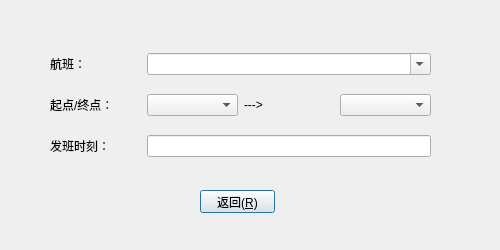
<?xml version="1.0" encoding="UTF-8"?>
<ui version="4.0">
 <class>airLifeDialog::AirLifeInfoDialog</class>
 <widget class="QDialog" name="airLifeDialog::AirLifeInfoDialog">
  <property name="enabled">
   <bool>true</bool>
  </property>
  <property name="geometry">
   <rect>
    <x>0</x>
    <y>0</y>
    <width>500</width>
    <height>250</height>
   </rect>
  </property>
  <property name="minimumSize">
   <size>
    <width>500</width>
    <height>250</height>
   </size>
  </property>
  <property name="maximumSize">
   <size>
    <width>500</width>
    <height>250</height>
   </size>
  </property>
  <property name="mouseTracking">
   <bool>false</bool>
  </property>
  <property name="acceptDrops">
   <bool>false</bool>
  </property>
  <property name="windowTitle">
   <string>查询结果</string>
  </property>
  <property name="windowIcon">
   <iconset resource="../../../resource/resource.qrc">
    <normaloff>:/Logo/airLifeLogo.ico</normaloff>
    <disabledoff>:/Logo/airLifeLogo.ico</disabledoff>:/Logo/airLifeLogo.ico</iconset>
  </property>
  <widget class="QPushButton" name="airLifeBackPushButton">
   <property name="geometry">
    <rect>
     <x>200</x>
     <y>190</y>
     <width>75</width>
     <height>23</height>
    </rect>
   </property>
   <property name="text">
    <string>返回(&amp;R)</string>
   </property>
  </widget>
  <widget class="QWidget" name="gridLayoutWidget">
   <property name="geometry">
    <rect>
     <x>50</x>
     <y>40</y>
     <width>381</width>
     <height>131</height>
    </rect>
   </property>
   <layout class="QGridLayout" name="gridLayout">
    <item row="1" column="0">
     <widget class="QLabel" name="airLifeSELabel">
      <property name="text">
       <string>起点/终点：</string>
      </property>
     </widget>
    </item>
    <item row="1" column="2">
     <widget class="QLabel" name="airLifeArrowLabel">
      <property name="text">
       <string>---&gt;</string>
      </property>
     </widget>
    </item>
    <item row="0" column="0">
     <widget class="QLabel" name="airLifeFlightLabel">
      <property name="text">
       <string>航班：</string>
      </property>
      <property name="alignment">
       <set>Qt::AlignLeading|Qt::AlignLeft|Qt::AlignVCenter</set>
      </property>
     </widget>
    </item>
    <item row="2" column="0">
     <widget class="QLabel" name="airLifeSTimeELabel">
      <property name="text">
       <string>发班时刻：</string>
      </property>
     </widget>
    </item>
    <item row="2" column="1" colspan="3">
     <widget class="QLineEdit" name="airLifeTimeLineEdit">
      <property name="readOnly">
       <bool>true</bool>
      </property>
     </widget>
    </item>
    <item row="0" column="1" colspan="3">
     <widget class="QComboBox" name="airLifeFlightComboBox">
      <property name="editable">
       <bool>true</bool>
      </property>
     </widget>
    </item>
    <item row="1" column="1">
     <widget class="QComboBox" name="airLifeEComboBox"/>
    </item>
    <item row="1" column="3">
     <widget class="QComboBox" name="airLifeSComboBox"/>
    </item>
   </layout>
  </widget>
 </widget>
 <resources>
  <include location="../../../resource/resource.qrc"/>
 </resources>
 <connections/>
</ui>
